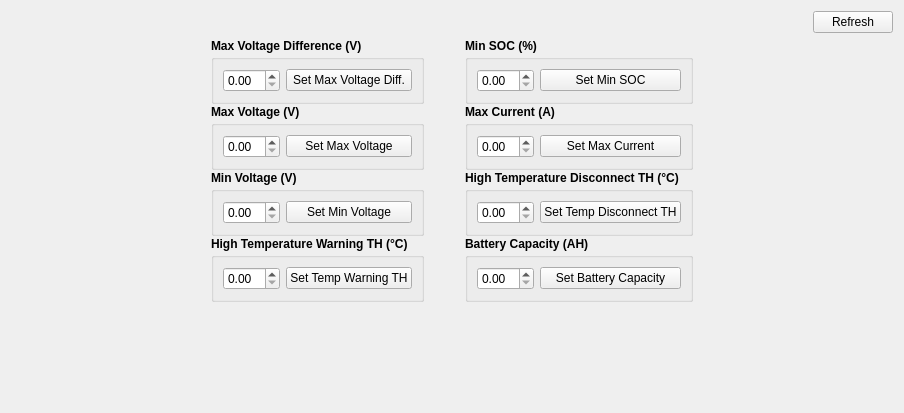
      <widget class="QWidget" name="Configuration">
       <attribute name="title">
        <string>Configuration</string>
       </attribute>
       <layout class="QVBoxLayout" name="verticalLayout_8">
        <item alignment="Qt::AlignmentFlag::AlignRight">
         <widget class="QPushButton" name="Refresh_configuration_button">
          <property name="sizePolicy">
           <sizepolicy hsizetype="Fixed" vsizetype="Fixed">
            <horstretch>0</horstretch>
            <verstretch>0</verstretch>
           </sizepolicy>
          </property>
          <property name="text">
           <string>Refresh</string>
          </property>
          <property name="autoDefault">
           <bool>false</bool>
          </property>
         </widget>
        </item>
        <item>
         <layout class="QHBoxLayout" name="horizontalLayout_4" stretch="5,0,5">
          <property name="spacing">
           <number>1</number>
          </property>
          <property name="sizeConstraint">
           <enum>QLayout::SizeConstraint::SetDefaultConstraint</enum>
          </property>
          <property name="leftMargin">
           <number>200</number>
          </property>
          <property name="rightMargin">
           <number>200</number>
          </property>
          <property name="bottomMargin">
           <number>100</number>
          </property>
          <item>
           <layout class="QVBoxLayout" name="verticalLayout_6">
            <item>
             <layout class="QVBoxLayout" name="MaxVoltageDiff">
              <item>
               <widget class="QLabel" name="VoltageDiffLabel">
                <property name="font">
                 <font>
                  <bold>true</bold>
                 </font>
                </property>
                <property name="text">
                 <string>Max Voltage Difference (V)</string>
                </property>
                <property name="alignment">
                 <set>Qt::AlignmentFlag::AlignBottom|Qt::AlignmentFlag::AlignLeading|Qt::AlignmentFlag::AlignLeft</set>
                </property>
               </widget>
              </item>
              <item>
               <widget class="QGroupBox" name="VoltageDiffSet">
                <layout class="QHBoxLayout" name="VoltageDiffSetter">
                 <item>
                  <widget class="QDoubleSpinBox" name="VoltageDiffBox">
                   <property name="sizePolicy">
                    <sizepolicy hsizetype="Fixed" vsizetype="Fixed">
                     <horstretch>0</horstretch>
                     <verstretch>0</verstretch>
                    </sizepolicy>
                   </property>
                   <property name="singleStep">
                    <double>0.010000000000000</double>
                   </property>
                  </widget>
                 </item>
                 <item>
                  <widget class="QPushButton" name="SetVoltageDiff">
                   <property name="sizePolicy">
                    <sizepolicy hsizetype="Minimum" vsizetype="Fixed">
                     <horstretch>0</horstretch>
                     <verstretch>0</verstretch>
                    </sizepolicy>
                   </property>
                   <property name="text">
                    <string>Set Max Voltage Diff.</string>
                   </property>
                  </widget>
                 </item>
                </layout>
               </widget>
              </item>
             </layout>
            </item>
            <item>
             <layout class="QVBoxLayout" name="MaxVoltage">
              <item>
               <widget class="QLabel" name="MaxVoltageLabel">
                <property name="font">
                 <font>
                  <bold>true</bold>
                 </font>
                </property>
                <property name="text">
                 <string>Max Voltage (V)</string>
                </property>
                <property name="alignment">
                 <set>Qt::AlignmentFlag::AlignBottom|Qt::AlignmentFlag::AlignLeading|Qt::AlignmentFlag::AlignLeft</set>
                </property>
               </widget>
              </item>
              <item>
               <widget class="QGroupBox" name="MaxVoltageSett">
                <layout class="QHBoxLayout" name="MaxVoltageSetter">
                 <item>
                  <widget class="QDoubleSpinBox" name="MaxVoltageBox">
                   <property name="sizePolicy">
                    <sizepolicy hsizetype="Fixed" vsizetype="Fixed">
                     <horstretch>0</horstretch>
                     <verstretch>0</verstretch>
                    </sizepolicy>
                   </property>
                   <property name="singleStep">
                    <double>0.010000000000000</double>
                   </property>
                  </widget>
                 </item>
                 <item>
                  <widget class="QPushButton" name="SetMaxVoltage">
                   <property name="sizePolicy">
                    <sizepolicy hsizetype="Minimum" vsizetype="Fixed">
                     <horstretch>0</horstretch>
                     <verstretch>0</verstretch>
                    </sizepolicy>
                   </property>
                   <property name="text">
                    <string>Set Max Voltage</string>
                   </property>
                  </widget>
                 </item>
                </layout>
               </widget>
              </item>
             </layout>
            </item>
            <item>
             <layout class="QVBoxLayout" name="MinVoltage">
              <item>
               <widget class="QLabel" name="MinVoltageLabel">
                <property name="font">
                 <font>
                  <bold>true</bold>
                 </font>
                </property>
                <property name="text">
                 <string>Min Voltage (V)</string>
                </property>
                <property name="alignment">
                 <set>Qt::AlignmentFlag::AlignBottom|Qt::AlignmentFlag::AlignLeading|Qt::AlignmentFlag::AlignLeft</set>
                </property>
               </widget>
              </item>
              <item>
               <widget class="QGroupBox" name="MinVoltageSet">
                <layout class="QHBoxLayout" name="MinVoltageSetter" stretch="0,0">
                 <item>
                  <widget class="QDoubleSpinBox" name="MinVoltageBox">
                   <property name="sizePolicy">
                    <sizepolicy hsizetype="Fixed" vsizetype="Fixed">
                     <horstretch>0</horstretch>
                     <verstretch>0</verstretch>
                    </sizepolicy>
                   </property>
                   <property name="singleStep">
                    <double>0.010000000000000</double>
                   </property>
                  </widget>
                 </item>
                 <item>
                  <widget class="QPushButton" name="SetMinVoltage">
                   <property name="sizePolicy">
                    <sizepolicy hsizetype="Minimum" vsizetype="Fixed">
                     <horstretch>0</horstretch>
                     <verstretch>0</verstretch>
                    </sizepolicy>
                   </property>
                   <property name="text">
                    <string>Set Min Voltage</string>
                   </property>
                  </widget>
                 </item>
                </layout>
               </widget>
              </item>
             </layout>
            </item>
            <item>
             <layout class="QVBoxLayout" name="TempWarn">
              <item>
               <widget class="QLabel" name="TempWarnSetterLabel">
                <property name="font">
                 <font>
                  <bold>true</bold>
                 </font>
                </property>
                <property name="text">
                 <string>High Temperature Warning TH (°C)</string>
                </property>
                <property name="alignment">
                 <set>Qt::AlignmentFlag::AlignBottom|Qt::AlignmentFlag::AlignLeading|Qt::AlignmentFlag::AlignLeft</set>
                </property>
               </widget>
              </item>
              <item>
               <widget class="QGroupBox" name="TempWarnSet">
                <layout class="QHBoxLayout" name="TempWarnSetter">
                 <item>
                  <widget class="QDoubleSpinBox" name="TempWarnBox">
                   <property name="sizePolicy">
                    <sizepolicy hsizetype="Fixed" vsizetype="Fixed">
                     <horstretch>0</horstretch>
                     <verstretch>0</verstretch>
                    </sizepolicy>
                   </property>
                   <property name="singleStep">
                    <double>0.010000000000000</double>
                   </property>
                  </widget>
                 </item>
                 <item>
                  <widget class="QPushButton" name="SetTempWarn">
                   <property name="sizePolicy">
                    <sizepolicy hsizetype="Minimum" vsizetype="Fixed">
                     <horstretch>0</horstretch>
                     <verstretch>0</verstretch>
                    </sizepolicy>
                   </property>
                   <property name="text">
                    <string>Set Temp Warning TH</string>
                   </property>
                  </widget>
                 </item>
                </layout>
               </widget>
              </item>
             </layout>
            </item>
           </layout>
          </item>
          <item>
           <spacer name="verticalSpacer">
            <property name="orientation">
             <enum>Qt::Orientation::Vertical</enum>
            </property>
            <property name="sizeType">
             <enum>QSizePolicy::Policy::Fixed</enum>
            </property>
            <property name="sizeHint" stdset="0">
             <size>
              <width>40</width>
              <height>40</height>
             </size>
            </property>
           </spacer>
          </item>
          <item>
           <layout class="QVBoxLayout" name="verticalLayout_7">
            <item>
             <layout class="QVBoxLayout" name="MinSOC">
              <item>
               <widget class="QLabel" name="MinSOCLabel">
                <property name="font">
                 <font>
                  <bold>true</bold>
                 </font>
                </property>
                <property name="text">
                 <string>Min SOC (%)</string>
                </property>
                <property name="textFormat">
                 <enum>Qt::TextFormat::AutoText</enum>
                </property>
                <property name="alignment">
                 <set>Qt::AlignmentFlag::AlignBottom|Qt::AlignmentFlag::AlignLeading|Qt::AlignmentFlag::AlignLeft</set>
                </property>
               </widget>
              </item>
              <item>
               <widget class="QGroupBox" name="MinSOCSet">
                <layout class="QHBoxLayout" name="MinSOCSetter">
                 <item>
                  <widget class="QDoubleSpinBox" name="MinSOCBox">
                   <property name="sizePolicy">
                    <sizepolicy hsizetype="Fixed" vsizetype="Fixed">
                     <horstretch>0</horstretch>
                     <verstretch>0</verstretch>
                    </sizepolicy>
                   </property>
                   <property name="singleStep">
                    <double>0.010000000000000</double>
                   </property>
                  </widget>
                 </item>
                 <item>
                  <widget class="QPushButton" name="SetMinSOC">
                   <property name="sizePolicy">
                    <sizepolicy hsizetype="Minimum" vsizetype="Fixed">
                     <horstretch>0</horstretch>
                     <verstretch>0</verstretch>
                    </sizepolicy>
                   </property>
                   <property name="text">
                    <string>Set Min SOC</string>
                   </property>
                  </widget>
                 </item>
                </layout>
               </widget>
              </item>
             </layout>
            </item>
            <item>
             <layout class="QVBoxLayout" name="MaxCurrent">
              <item>
               <widget class="QLabel" name="MaxCurrentLabel">
                <property name="font">
                 <font>
                  <bold>true</bold>
                 </font>
                </property>
                <property name="text">
                 <string>Max Current (A)</string>
                </property>
                <property name="alignment">
                 <set>Qt::AlignmentFlag::AlignBottom|Qt::AlignmentFlag::AlignLeading|Qt::AlignmentFlag::AlignLeft</set>
                </property>
               </widget>
              </item>
              <item>
               <widget class="QGroupBox" name="MaxCurrentSet">
                <layout class="QHBoxLayout" name="MaxCurrentSetter">
                 <item>
                  <widget class="QDoubleSpinBox" name="MaxCurrentBox">
                   <property name="sizePolicy">
                    <sizepolicy hsizetype="Fixed" vsizetype="Fixed">
                     <horstretch>0</horstretch>
                     <verstretch>0</verstretch>
                    </sizepolicy>
                   </property>
                   <property name="singleStep">
                    <double>0.010000000000000</double>
                   </property>
                  </widget>
                 </item>
                 <item>
                  <widget class="QPushButton" name="SetMaxCurrent">
                   <property name="sizePolicy">
                    <sizepolicy hsizetype="Minimum" vsizetype="Fixed">
                     <horstretch>0</horstretch>
                     <verstretch>0</verstretch>
                    </sizepolicy>
                   </property>
                   <property name="text">
                    <string>Set Max Current</string>
                   </property>
                  </widget>
                 </item>
                </layout>
               </widget>
              </item>
             </layout>
            </item>
            <item>
             <layout class="QVBoxLayout" name="TempDisconnect">
              <item>
               <widget class="QLabel" name="TempDisconnectLabel">
                <property name="font">
                 <font>
                  <bold>true</bold>
                 </font>
                </property>
                <property name="text">
                 <string>High Temperature Disconnect TH (°C)</string>
                </property>
                <property name="alignment">
                 <set>Qt::AlignmentFlag::AlignBottom|Qt::AlignmentFlag::AlignLeading|Qt::AlignmentFlag::AlignLeft</set>
                </property>
               </widget>
              </item>
              <item>
               <widget class="QGroupBox" name="TempDisconnectSet">
                <layout class="QHBoxLayout" name="TempDisconnectSetter">
                 <item>
                  <widget class="QDoubleSpinBox" name="TempDisconnectBox">
                   <property name="sizePolicy">
                    <sizepolicy hsizetype="Fixed" vsizetype="Fixed">
                     <horstretch>0</horstretch>
                     <verstretch>0</verstretch>
                    </sizepolicy>
                   </property>
                   <property name="singleStep">
                    <double>0.010000000000000</double>
                   </property>
                  </widget>
                 </item>
                 <item>
                  <widget class="QPushButton" name="SetTempDisconnect">
                   <property name="sizePolicy">
                    <sizepolicy hsizetype="Minimum" vsizetype="Fixed">
                     <horstretch>0</horstretch>
                     <verstretch>0</verstretch>
                    </sizepolicy>
                   </property>
                   <property name="text">
                    <string>Set Temp Disconnect TH</string>
                   </property>
                  </widget>
                 </item>
                </layout>
               </widget>
              </item>
             </layout>
            </item>
            <item>
             <layout class="QVBoxLayout" name="BatterCapacity">
              <item>
               <widget class="QLabel" name="BatterCapacityLabel">
                <property name="font">
                 <font>
                  <bold>true</bold>
                 </font>
                </property>
                <property name="text">
                 <string>Battery Capacity (AH)</string>
                </property>
                <property name="alignment">
                 <set>Qt::AlignmentFlag::AlignBottom|Qt::AlignmentFlag::AlignLeading|Qt::AlignmentFlag::AlignLeft</set>
                </property>
               </widget>
              </item>
              <item>
               <widget class="QGroupBox" name="BatterCapacitySet">
                <layout class="QHBoxLayout" name="BatterCapacitySetter">
                 <item>
                  <widget class="QDoubleSpinBox" name="BatterCapacityBox">
                   <property name="sizePolicy">
                    <sizepolicy hsizetype="Fixed" vsizetype="Fixed">
                     <horstretch>0</horstretch>
                     <verstretch>0</verstretch>
                    </sizepolicy>
                   </property>
                   <property name="singleStep">
                    <double>0.010000000000000</double>
                   </property>
                  </widget>
                 </item>
                 <item>
                  <widget class="QPushButton" name="SetBatterCapacity">
                   <property name="sizePolicy">
                    <sizepolicy hsizetype="Minimum" vsizetype="Fixed">
                     <horstretch>0</horstretch>
                     <verstretch>0</verstretch>
                    </sizepolicy>
                   </property>
                   <property name="text">
                    <string>Set Battery Capacity</string>
                   </property>
                  </widget>
                 </item>
                </layout>
               </widget>
              </item>
             </layout>
            </item>
           </layout>
          </item>
         </layout>
        </item>
       </layout>
      </widget>
